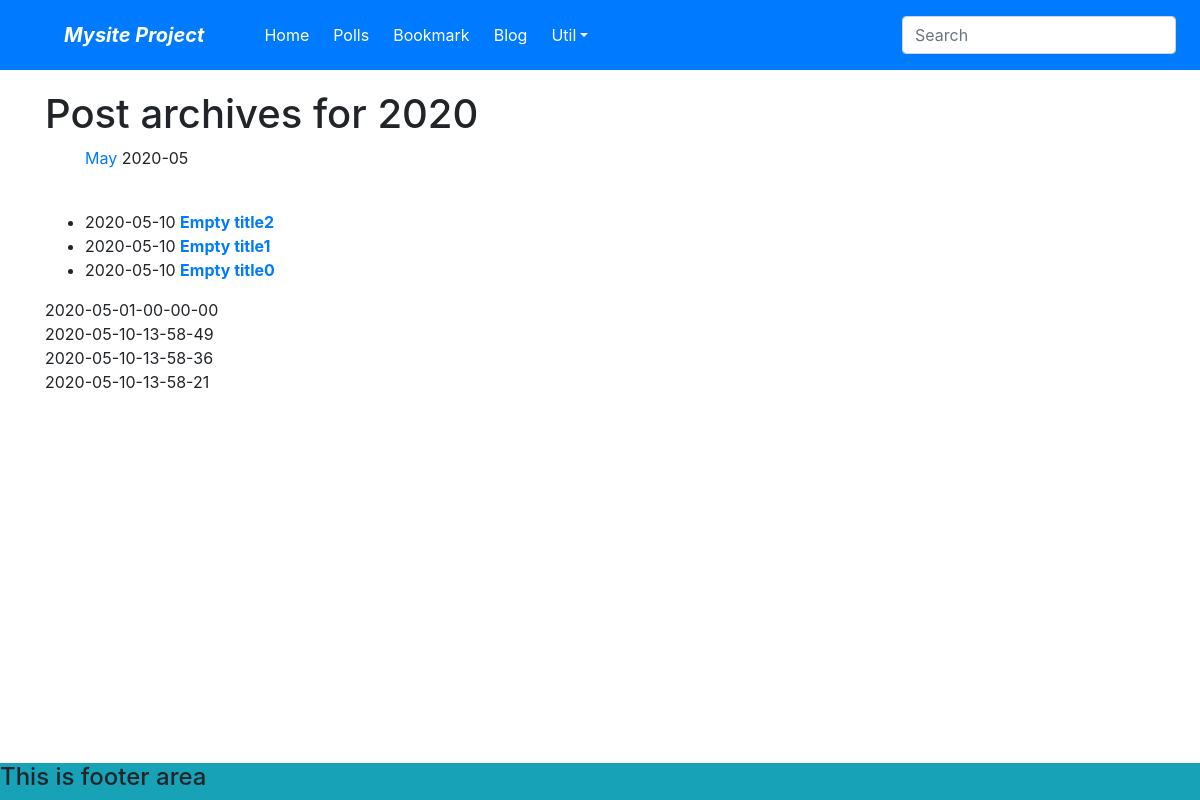
Page /blog/archive/2020 on the earlier database version.
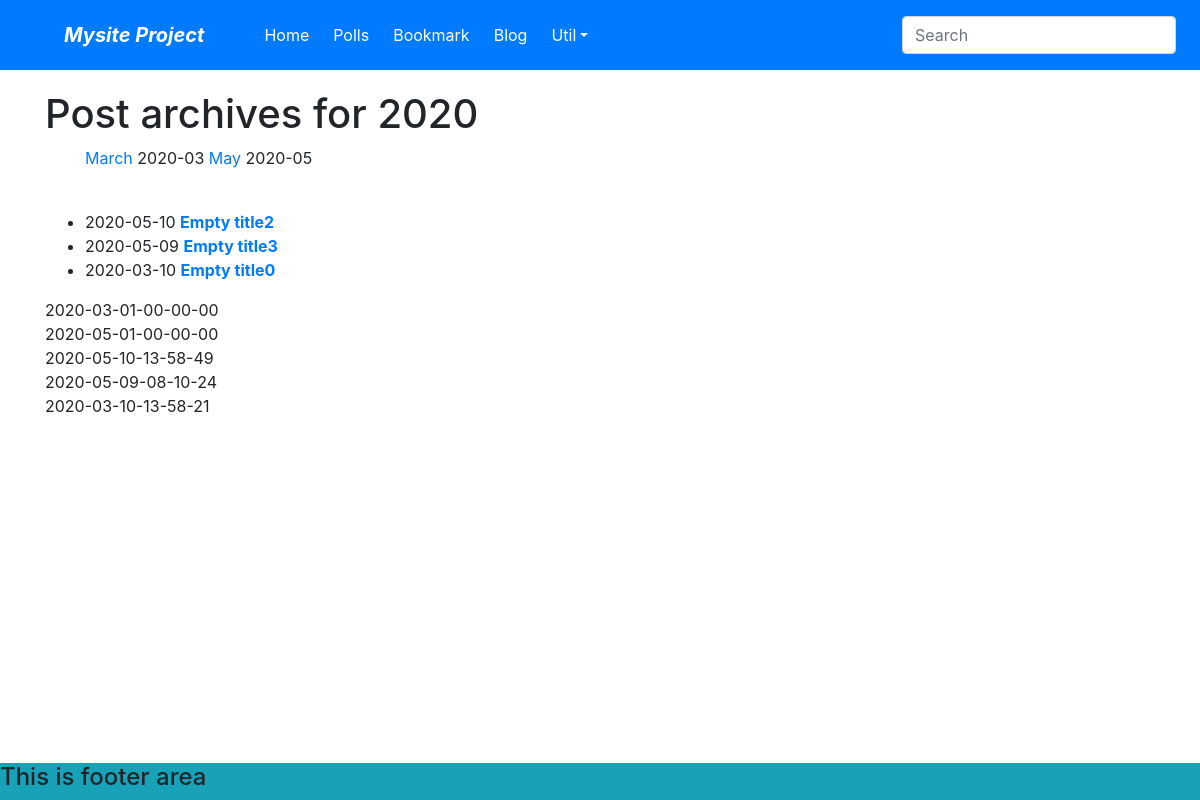
Same page on the later database version.
### blog/models.py (models this page shows, shortened)
class Post(models.Model):
    title = models.CharField(verbose_name='Post_Title', max_length=100, default="Empty title", blank=True)
    slug = models.SlugField(verbose_name='SLUG', unique=True, allow_unicode=True,\
        help_text='one word for title alias.')
    description = models.CharField(verbose_name='Description', max_length=100, blank=True, help_text= 'simple \
        description text.')
    content = models.TextField('CONTENT')
    create_dt = models.DateTimeField('CREATE DATE', auto_now_add=True)
    modify_dt = models.DateTimeField('MODIFIED DATE', auto_now=False)
    class Meta:
        verbose_name = 'posting'
        verbose_name_plural = 'postings'
        db_table = 'blog_posts'
        ordering = ('-modify_dt',)
    def get_absolute_url(self):
        return reverse("blog:post_detail", args=(self.slug,))

### blog/views.py (the view)
# urls.py: path('archive/<int:year>', PostYAV.as_view(), name='post_year_archive'),
class PostYAV(YearArchiveView):
    model = Post
    date_field = 'modify_dt'
    make_object_list = True
    context_object_name = 'p_list'
    allow_empty = True

### blog/templates/blog/post_archive_year.html (shortened to what this page needs)
{% extends 'home.html' %}
{% block content %}
    <h1>Post archives for {{year|date:'Y'}}</h1>
    <ul>
        {% if not date_list %}
            <li>ssibal</li>
        {% else %}
            {% for date in date_list %}
                <li style="display: inline;">
                    <a href="{% url 'blog:post_month_archive' year=year|date:'Y' month=date|date:'b' %}">
                        {{date|date:'F'}}
                    </a>
                    {{date|date:'Y-m'}}
                </li>
            {% endfor %}
        {% endif %}
    </ul>
    <br>
    <div>
        <ul>
            {% for p in p_list %}
                <li>{{p.modify_dt|date:"Y-m-d"}}
                <a href="{{p.get_absolute_url}}"><strong>{{p.title}}</strong></a></li>
            {% endfor %}
        </ul>
    </div>
    {% for d in date_list %}
        {{d|date:'Y-m-d-H-i-s'}}<br>
    {% endfor %}
    {% for p in p_list %}
        {{p.modify_dt|date:'Y-m-d-H-i-s'}}<br>
    {% endfor %}
{% endblock %}

Differences in the rows shown:
no longer on this page (row edited): Post: modify_dt "2020-05-10", title "Empty title1", modify_dt "2020-05-10-13-58-36"
added Post: modify_dt "2020-05-09", title "Empty title3", modify_dt "2020-05-09-08-10-24"
changed Post "Empty title0": modify_dt "2020-05-10" → "2020-03-10"; modify_dt "2020-05-10-13-58-21" → "2020-03-10-13-58-21"
Other differences:
new list line: "March 2020-03"
new list line: "2020-03-01-00-00-00"
